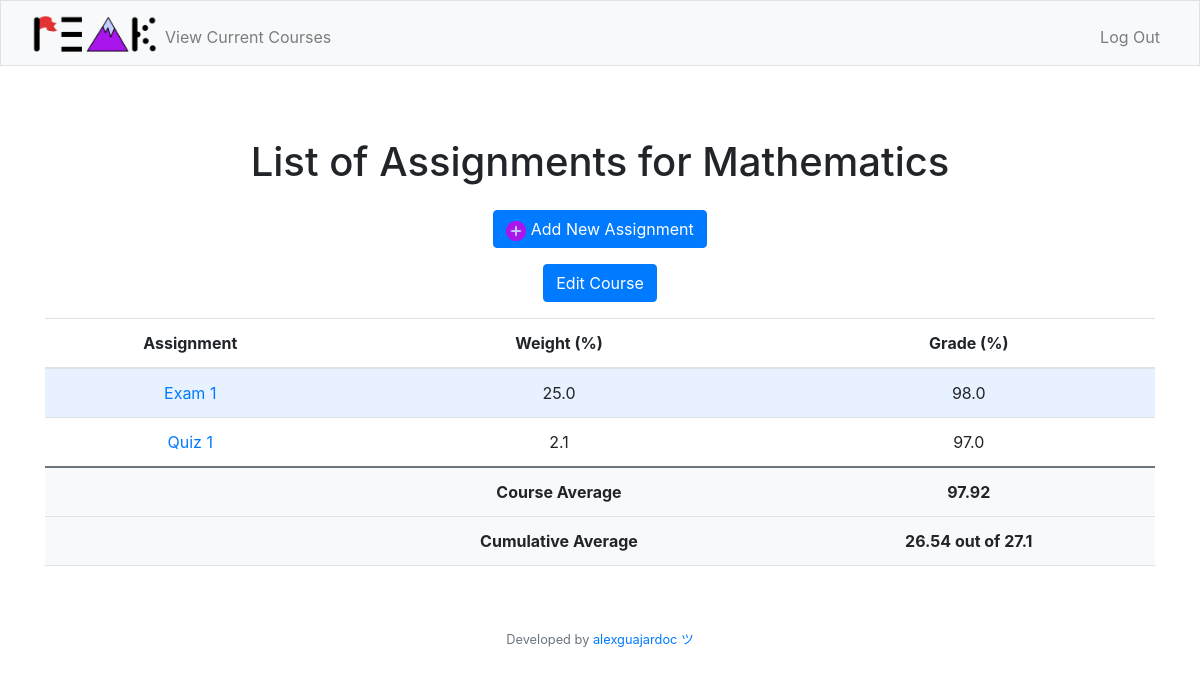
The page /assignments?course=Mathematics (signed in) on the database its author committed.
### tables this page shows
CREATE TABLE assignments (assignment_id INTEGER PRIMARY KEY AUTOINCREMENT NOT NULL, assignment_name TEXT NOT NULL, grade REAL NOT NULL, weight REAL NOT NULL, user_id INTEGER, period_id INTEGER, course_id INTEGER, date DATE, FOREIGN KEY (user_id) REFERENCES users(user_id), FOREIGN KEY (period_id) REFERENCES period(period_id), FOREIGN KEY (course_id) REFERENCES courses(course_id));

### app.py (the view)
@app.route('/assignments')
@login_required
def assignments():
    course_name = request.args.get('course')
    cId = crsr.execute("SELECT course_id FROM courses WHERE course_name = ? AND user_id = ?", (course_name,session["user_id"])).fetchall()
    assignments = crsr.execute("SELECT assignment_name, weight, grade FROM assignments WHERE course_id = ? AND user_id = ?", (cId[0][0],session["user_id"])).fetchall()
    avg = crsr.execute("SELECT SUM(grade * weight) / SUM(weight) FROM assignments WHERE course_id = ? AND user_id = ?", (cId[0][0],session["user_id"])).fetchall()
    avg2 = crsr.execute("SELECT SUM(0.01 * grade * weight) FROM assignments WHERE course_id = ? AND user_id = ?", (cId[0][0],session["user_id"])).fetchall()
    max = crsr.execute("SELECT SUM(weight) FROM assignments WHERE course_id = ? AND user_id = ?", (cId[0][0],session["user_id"])).fetchall()
    return render_template("assignments.html", course_name=course_name, assignments=assignments, avg=avg[0][0], avg2=avg2[0][0], max=max[0][0])

### helpers.py (called while the page is built)
def login_required(f):
    @wraps(f)
    def decorated_function(*args, **kwargs):
        if session.get("user_id") is None:
            return redirect("/login")
        return f(*args, **kwargs)
    return decorated_function

### templates/assignments.html (shortened to what this page needs)
{% extends "layout.html" %}
{% block main %}
<div class="container">
    <h1 class="my-4">List of Assignments for {{ course_name }}</h1>
    <div class="mb-3">
        <a href="/newassignment?course_name={{ course_name }}" class="btn btn-primary">
            <img src="/static/plusbutton.png" width="20px" height="20px"></img>
            Add New Assignment
        </a>
    </div>
    <div class="mb-3">
        <a href="/editcourse?course_name={{ course_name }}" class="btn btn-primary">
            Edit Course
        </a>
    </div>
    {% if assignments != [] %}
    <table class="table">
        <thead>
            <tr>
                <th scope="col">Assignment</th>
                <th scope="col">Weight (%)</th>
                <th scope="col">Grade (%)</th>
            </tr>
        </thead>
        <tbody>
            {% for assignment in assignments %}
            <tr>
                <td> <a href="/editassignment?assignment={{ assignment[0] }}">{{ assignment[0] }}</a></td>
                <td>{{ assignment[1] }}</td>
                <td>{{ assignment[2] }}</td>
            </tr>
            {% endfor %}
            <tr style="background-color: #f8f9fa; font-weight: bold; border-top: 2px solid #6c757d;">
                <td> </td>
                <td>Course Average</td>
                <td>{{ avg | round(2) }}</td>
            </tr>
            <tr style="background-color: #f8f9fa; font-weight: bold">
                <td> </td>
                <td>Cumulative Average</td>
                <td>{{ avg2 | round(2) }} out of {{ max | round(2) }}</td>
            </tr>
        </tbody>
    </table>
    {% endif %}
</div>
{% endblock %}

### static/styles.css (style rules this page uses)
table th, table td { padding: 0.75rem; vertical-align: middle; }
tbody tr:nth-of-type(odd) { background-color: rgb(179, 208, 255, 0.3) }
h1 { font-size: 60px; }

### rows shown on the page
assignments: assignment_name "Exam 1", weight "25.0", grade "98.0"
assignments: assignment_name "Quiz 1", weight "2.1", grade "97.0"

### other values the page prints
{{ course_name }} "Mathematics"
{{ avg | round(2) }} "97.92"
{{ avg2 | round(2) }} "26.54"
{{ max | round(2) }} "27.1"
